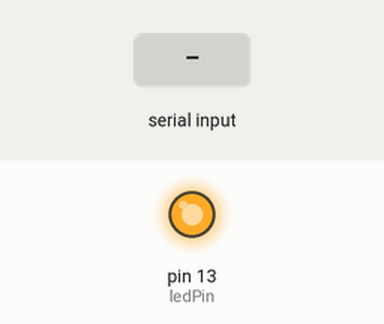
The sketch below on a simulated Arduino Uno, built with avr-gcc and run on an emulated ATmega328P. Shown: output pins drawn as LEDs (lit = HIGH). The inputs (shaded band) are chosen by the test bench. What the sketch prints to the serial monitor is not drawn.

Above: at 0.1 s.
At 2.2 s:
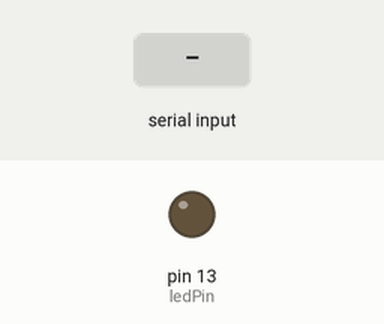
2.3 s: "1" received over the second serial link
Timing chart, 0 to 5.3 s (numbered marks = the images above; inputs shaded):
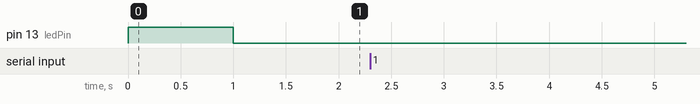

The sketch:

BLE_example.ino
```cpp
#include <SoftwareSerial.h>  //Include the Soft Serial Library

int ledPin = 13;
SoftwareSerial BTSerial(2, 3);  // RX, TX

void setup() {
  Serial.begin(9600);  // start serial communication at 9600bps
  BTSerial.begin(9600);  //Start Bluetooth Serial Connection
  pinMode(ledPin, OUTPUT);
  digitalWrite(ledPin, HIGH);
  delay(1000);
  digitalWrite(ledPin, LOW);
  BTSerial.write("test");
}

void loop() {
  if( BTSerial.available() ) {  // if data is available to read
    Serial.println("datos");
    if( BTSerial.read() == 200)  //Check for capital H
      digitalWrite(ledPin, HIGH);
    else
      digitalWrite(ledPin, LOW);
  }
}
```

Measured:
- after the input at 2.3 s, every drawn part: stays the same
